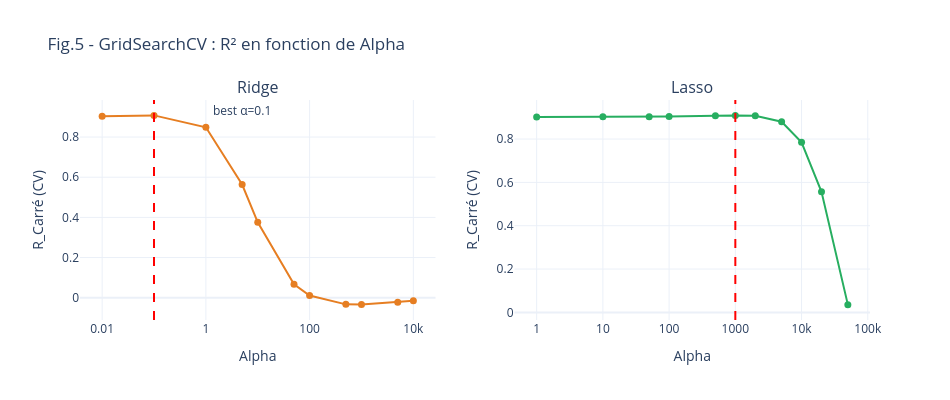

Notebook code for this chart:
### Code cell
# Fig 4 : GridSearchCV - R_Carré vs Alpha 
fig4 = make_subplots(rows=1, cols=2, subplot_titles=("Ridge", "Lasso"))
 
# Ridge
cv_results_ridge = pd.DataFrame(ridge_cv.cv_results_)
ridge_alphas = cv_results_ridge['param_alpha'].astype(float)
fig4.add_trace(go.Scatter(x=ridge_alphas, y=cv_results_ridge['mean_test_score'],
                           mode='lines+markers', marker=dict(color='#e67e22', size=7),
                           line=dict(color='#e67e22'), name='Ridge CV',
                           showlegend=False), row=1, col=1)
fig4.add_vline(x=ridge_cv.best_params_['alpha'], line_dash="dash", line_color="red",
               row=1, col=1, annotation_text=f"best α={ridge_cv.best_params_['alpha']}")
fig4.update_xaxes(type="log", title_text="Alpha", row=1, col=1)
fig4.update_yaxes(title_text="R_Carré (CV)", row=1, col=1)
 
# Lasso
cv_results_lasso = pd.DataFrame(lasso_cv.cv_results_)
lasso_alphas = cv_results_lasso['param_alpha'].astype(float)
fig4.add_trace(go.Scatter(x=lasso_alphas, y=cv_results_lasso['mean_test_score'],
                           mode='lines+markers', marker=dict(color='#27ae60', size=7),
                           line=dict(color='#27ae60'), name='Lasso CV',
                           showlegend=False), row=1, col=2)
fig4.add_vline(x=lasso_cv.best_params_['alpha'], line_dash="dash", line_color="red",
               row=1, col=2, annotation_text=f"best α={lasso_cv.best_params_['alpha']}")
fig4.update_xaxes(type="log", title_text="Alpha", row=1, col=2)
fig4.update_yaxes(title_text="R_Carré (CV)", row=1, col=2)
 
fig4.update_layout(title="Fig.5 - GridSearchCV : R² en fonction de Alpha",
                   height=400, width=950, template='plotly_white')
fig4.write_image(f"{output_images_path}/f4_gridsearch_alpha.png", scale=2)
fig4.show()

### Figure 1 — Plotly figure (JSON) as saved in the notebook; plotly's stock layout.template omitted (floating-point values rounded to 4 significant figures)
{"data": [{"line": {"color": "#e67e22"}, "marker": {"color": "#e67e22", "size": 7}, "mode": "lines+markers", "name": "Ridge CV", "showlegend": false, "type": "scatter", "x": [0.01, 0.1, 1.0, 5.0, 10.0, 50.0, 100.0, 500.0, 1000.0, 5000.0, 10000.0], "xaxis": "x", "y": [0.9037, 0.9079, 0.8487, 0.5636, 0.3752, 0.06713, 0.01094, -0.03296, -0.0343, -0.02241, -0.01539], "yaxis": "y"}, {"line": {"color": "#27ae60"}, "marker": {"color": "#27ae60", "size": 7}, "mode": "lines+markers", "name": "Lasso CV", "showlegend": false, "type": "scatter", "x": [1.0, 10.0, 50.0, 100.0, 500.0, 1000.0, 2000.0, 5000.0, 10000.0, 20000.0, 50000.0], "xaxis": "x2", "y": [0.9023, 0.9024, 0.903, 0.9035, 0.9071, 0.9093, 0.9079, 0.8801, 0.785, 0.5566, 0.03582], "yaxis": "y2"}], "layout": {"annotations": [{"font": {"size": 16}, "showarrow": false, "text": "Ridge", "x": 0.225, "xanchor": "center", "xref": "paper", "y": 1, "yanchor": "bottom", "yref": "paper"}, {"font": {"size": 16}, "showarrow": false, "text": "Lasso", "x": 0.775, "xanchor": "center", "xref": "paper", "y": 1, "yanchor": "bottom", "yref": "paper"}, {"showarrow": false, "text": "best α=0.1", "x": 0.1, "xanchor": "left", "xref": "x", "y": 1, "yanchor": "top", "yref": "y domain"}, {"showarrow": false, "text": "best α=1000", "x": 1000, "xanchor": "left", "xref": "x2", "y": 1, "yanchor": "top", "yref": "y2 domain"}], "height": 400, "shapes": [{"line": {"color": "red", "dash": "dash"}, "type": "line", "x0": 0.1, "x1": 0.1, "xref": "x", "y0": 0, "y1": 1, "yref": "y domain"}, {"line": {"color": "red", "dash": "dash"}, "type": "line", "x0": 1000, "x1": 1000, "xref": "x2", "y0": 0, "y1": 1, "yref": "y2 domain"}], "title": {"text": "Fig.5 - GridSearchCV : R² en fonction de Alpha"}, "width": 950, "xaxis": {"anchor": "y", "domain": [0, 0.45], "title": {"text": "Alpha"}, "type": "log"}, "xaxis2": {"anchor": "y2", "domain": [0.55, 1], "title": {"text": "Alpha"}, "type": "log"}, "yaxis": {"anchor": "x", "domain": [0, 1], "title": {"text": "R_Carré (CV)"}}, "yaxis2": {"anchor": "x2", "domain": [0, 1], "title": {"text": "R_Carré (CV)"}}}}
